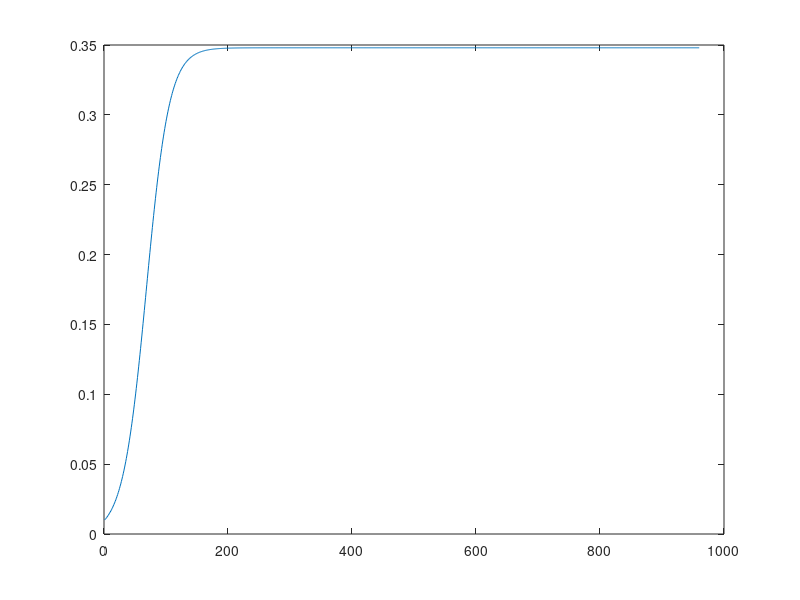

Recreate this plot in MATLAB.
function canopy_biomass_param_fitting()

% Apply concept of superposition (actually improper to apply here b/c we
% have a first order nonlinear ODE) to get initial guesses for the DE model
% parameters, tune the params later with a neural net (PINN? NODE?)

days_to_maturity = 10;
N = days_to_maturity*24 + 30*24;
dt = 1;
c0 = 0.01;
c = c0*ones(N, 1);

ce = 0.05;
R0 = 2045;
kappa = sin(pi/8);
rhostd = 1;
A = 15e-4;
kc = 1;
dc = 0.1;

for n=1:N-1
    dcdt = ce * R0 * (1 - exp(-kappa/rhostd * 3 * c(n)/A * sqrt(pi/A) * tan(pi/4))) * A * c(n) * (1 - c(n)/kc)- dc*c(n);
    c(n+1) = c(n) + dcdt * dt;
end

figure(1)
plot(1:N, c)

end